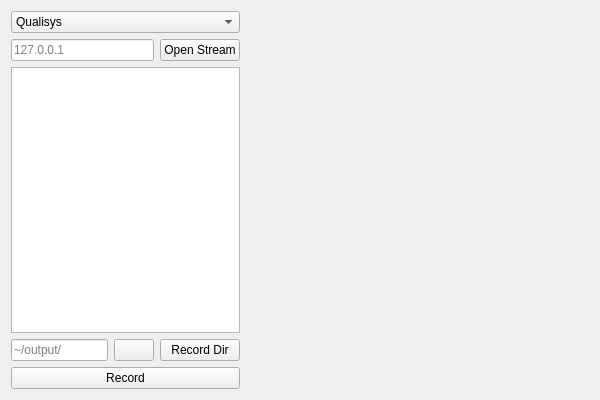
<?xml version="1.0" encoding="UTF-8"?>
<ui version="4.0">
 <class>Form</class>
 <widget class="QWidget" name="Form">
  <property name="geometry">
   <rect>
    <x>0</x>
    <y>0</y>
    <width>600</width>
    <height>400</height>
   </rect>
  </property>
  <property name="windowTitle">
   <string>Form</string>
  </property>
  <layout class="QHBoxLayout" name="horizontalLayout_2">
   <item>
    <layout class="QHBoxLayout" name="horizontalLayout_mocap" stretch="2,3">
     <item>
      <layout class="QVBoxLayout" name="verticalLayout_mocap_menu" stretch="0,0,0,0,0">
       <item>
        <widget class="QComboBox" name="comboBox_mocap_systemSelect">
         <item>
          <property name="text">
           <string>Qualisys</string>
          </property>
         </item>
         <item>
          <property name="text">
           <string>Vicon</string>
          </property>
         </item>
        </widget>
       </item>
       <item>
        <layout class="QHBoxLayout" name="horizontalLayout_mocap_ip">
         <item>
          <widget class="QLineEdit" name="lineEdit_mocap_ip">
           <property name="placeholderText">
            <string>127.0.0.1</string>
           </property>
          </widget>
         </item>
         <item>
          <widget class="QPushButton" name="pushButton_mocap_openStream">
           <property name="text">
            <string>Open Stream</string>
           </property>
          </widget>
         </item>
        </layout>
       </item>
       <item>
        <widget class="QPlainTextEdit" name="plainTextEdit_mocap_textStream">
         <property name="enabled">
          <bool>true</bool>
         </property>
         <property name="font">
          <font>
           <family>Courier New</family>
           <pointsize>7</pointsize>
          </font>
         </property>
        </widget>
       </item>
       <item>
        <layout class="QHBoxLayout" name="horizontalLayout_mocap_recorddir">
         <item>
          <widget class="QLineEdit" name="lineEdit_mocap_recorddir">
           <property name="placeholderText">
            <string>~/output/</string>
           </property>
          </widget>
         </item>
         <item>
          <widget class="QPushButton" name="pushButton_mocap_recorddirClear">
           <property name="text">
            <string/>
           </property>
           <property name="icon">
            <iconset theme="QIcon::ThemeIcon::EditClear"/>
           </property>
          </widget>
         </item>
         <item>
          <widget class="QPushButton" name="pushButton_mocap_recorddirBrowse">
           <property name="text">
            <string>Record Dir</string>
           </property>
           <property name="icon">
            <iconset theme="QIcon::ThemeIcon::FolderOpen"/>
           </property>
          </widget>
         </item>
        </layout>
       </item>
       <item>
        <widget class="QPushButton" name="pushButton_mocap_recordStream">
         <property name="text">
          <string>Record</string>
         </property>
        </widget>
       </item>
      </layout>
     </item>
     <item>
      <widget class="QWidget" name="widget_mocap_matplotlib" native="true">
       <layout class="QVBoxLayout" name="verticalLayout_2">
        <item>
         <layout class="QVBoxLayout" name="verticalLayout_mocap_matplotlib"/>
        </item>
       </layout>
      </widget>
     </item>
    </layout>
   </item>
  </layout>
 </widget>
 <resources/>
 <connections/>
</ui>
